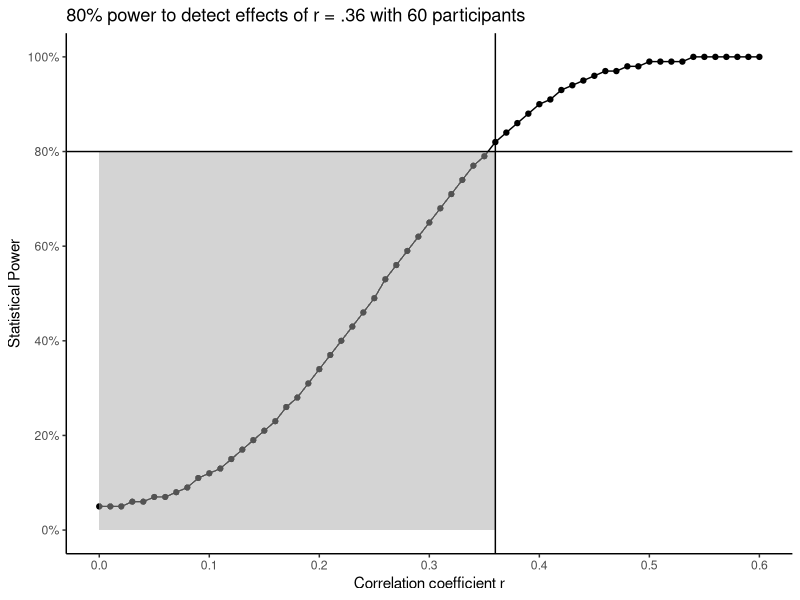
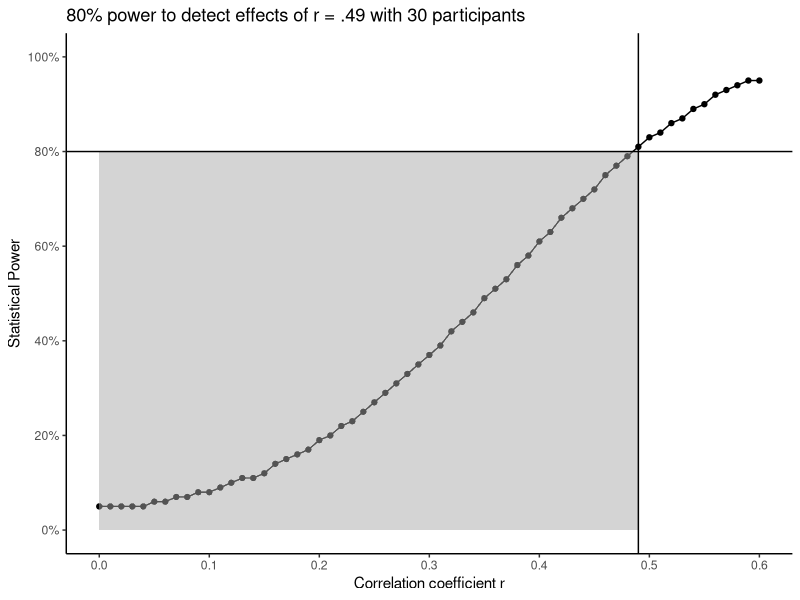

Here is the R script that generated these plots, in order: (Note: this script raises an error after producing the figures.)
## ---- chunk 1
library(pwr)
library(tidyverse)
library(knitr)
## ---- chunk 2
pwr.t.test(d = 0.54,
           sig.level = .05,
           power = .84,
           type = "paired",
           alternative = "two.sided")
## ---- chunk 3

power_table <- expand.grid(
  effects = seq(0, 0.6, 0.01),
  sample_size = c(30, 60),
  power = 0)

for (i in 1:nrow(power_table)){
  power <- pwr.r.test(r = power_table$effects[i],
                                        sig.level = .05,
                                        n = power_table$sample_size[i])$power
  
  power_table$power[i] <- round(power, 2)
}

power_table %>% 
  filter(sample_size == 60) %>% 
  ggplot(aes(x = effects, y = power)) +
  geom_point() + 
  geom_line() +
  theme_classic() + 
  geom_rect(aes(xmin = 0, xmax = .36, ymin = 0, ymax = 0.8), 
            fill="grey",
            alpha=0.01) + 
  geom_vline(xintercept = .36) + 
  geom_hline(yintercept = .80) + 
  scale_x_continuous(name = "Correlation coefficient r", breaks = seq(0, 0.6, 0.1)) + 
  scale_y_continuous(name = "Statistical Power", breaks = seq(0, 1, 0.2), limits = c(0, 1), labels = scales::percent_format(accuracy = 1)) + 
  labs(title = "80% power to detect effects of r = .36 with 60 participants")

## ---- chunk 4

power_table %>% 
  filter(sample_size == 30) %>% 
  ggplot(aes(x = effects, y = power)) +
  geom_point() + 
  geom_line() +
  theme_classic() + 
  geom_rect(aes(xmin = 0, xmax = .49, ymin = 0, ymax = 0.8), 
            fill="grey",
            alpha=0.01) + 
  geom_vline(xintercept = .49) + 
  geom_hline(yintercept = .80) + 
  scale_x_continuous(name = "Correlation coefficient r", breaks = seq(0, 0.6, 0.1)) + 
  scale_y_continuous(name = "Statistical Power", breaks = seq(0, 1, 0.2), limits = c(0, 1), labels = scales::percent_format(accuracy = 1)) + 
  labs(title = "80% power to detect effects of r = .49 with 30 participants")

## ---- chunk 5
cat("Using the field standards of power = .80 and alpha = .05, and an effect size from previous studies, we will require 29 infants in our study.")
## ---- chunk 6
cat("- Sidedness of the test?", mcq(c("Included", answer = "Missing")))
## ---- chunk 7
cat("- Justification for effect size?", mcq(c("Included", answer = "Missing")))
## ---- chunk 8
cat("- Type of effect size?", mcq(c("Included", answer = "Missing")))
## ---- chunk 9
cat("- Alpha value?", mcq(c(answer = "Included", "Missing")))
## ---- chunk 10
cat("- Value of the effect size?", mcq(c("Included", answer = "Missing")))
## ---- chunk 11
cat("- Power / beta value?", mcq(c(answer = "Included", "Missing")))
## ---- chunk 12
cat("- Sample size?", mcq(c(answer = "Included", "Missing")))
## ---- chunk 13
cat("Previous related research looking into how infants can develop and show selective-attention suggested a medium sized effect. As such, using the field standards of power = .80 and alpha = .05, and d = 0.54, we will require 29 infants in our study.")
## ---- chunk 14
cat("- Sidedness of the test?", mcq(c("Included", answer = "Missing")))
## ---- chunk 15
cat("- Justification for effect size?", mcq(c("Included", answer = "Missing")))
## ---- chunk 16
cat("- Type of effect size?", mcq(c(answer = "Included", "Missing")))
## ---- chunk 17
cat("- Alpha value?", mcq(c(answer = "Included", "Missing")))
## ---- chunk 18
cat("- Value of the effect size?", mcq(c(answer = "Included", "Missing")))
## ---- chunk 19
cat("- Power / beta value?", mcq(c(answer = "Included", "Missing")))
## ---- chunk 20
cat("- Sample size?", mcq(c(answer = "Included", "Missing")))
## ---- chunk 21
cat("Previous related research looking into how infants can develop and show selective-attention through music (Mehr et al., 2016) and language (Kinzler et al., 2007) suggested a medium sized effect around d = 0.54. As such, using the field standards of power = .80 and alpha = .05, and the suggested effect size from previous studies, we will require 29 infants in our study for a two-tailed test.")
## ---- chunk 22
cat("- Sidedness of the test?", mcq(c(answer = "Included", answer = "Missing")))
## ---- chunk 23
cat("- Justification for effect size?", mcq(c(answer = "Included", "Missing")))
## ---- chunk 24
cat("- Type of effect size?", mcq(c(answer = "Included", "Missing")))
## ---- chunk 25
cat("- Alpha value?", mcq(c(answer = "Included", "Missing")))
## ---- chunk 26
cat("- Value of the effect size?", mcq(c(answer = "Included", "Missing")))
## ---- chunk 27
cat("- Power / beta value?", mcq(c(answer = "Included", "Missing")))
## ---- chunk 28
cat("- Sample size?", mcq(c(answer = "Included", "Missing")))
## ---- chunk 29
pwr.t.test(d = 0.54,
           sig.level = .05,
           power = .84,
           type = "paired",
           alternative = "two.sided")
## ---- chunk 30
pwr.t.test(n = 20,
           sig.level = .05,
           power = .84,
           type = "paired",
           alternative = "two.sided")
